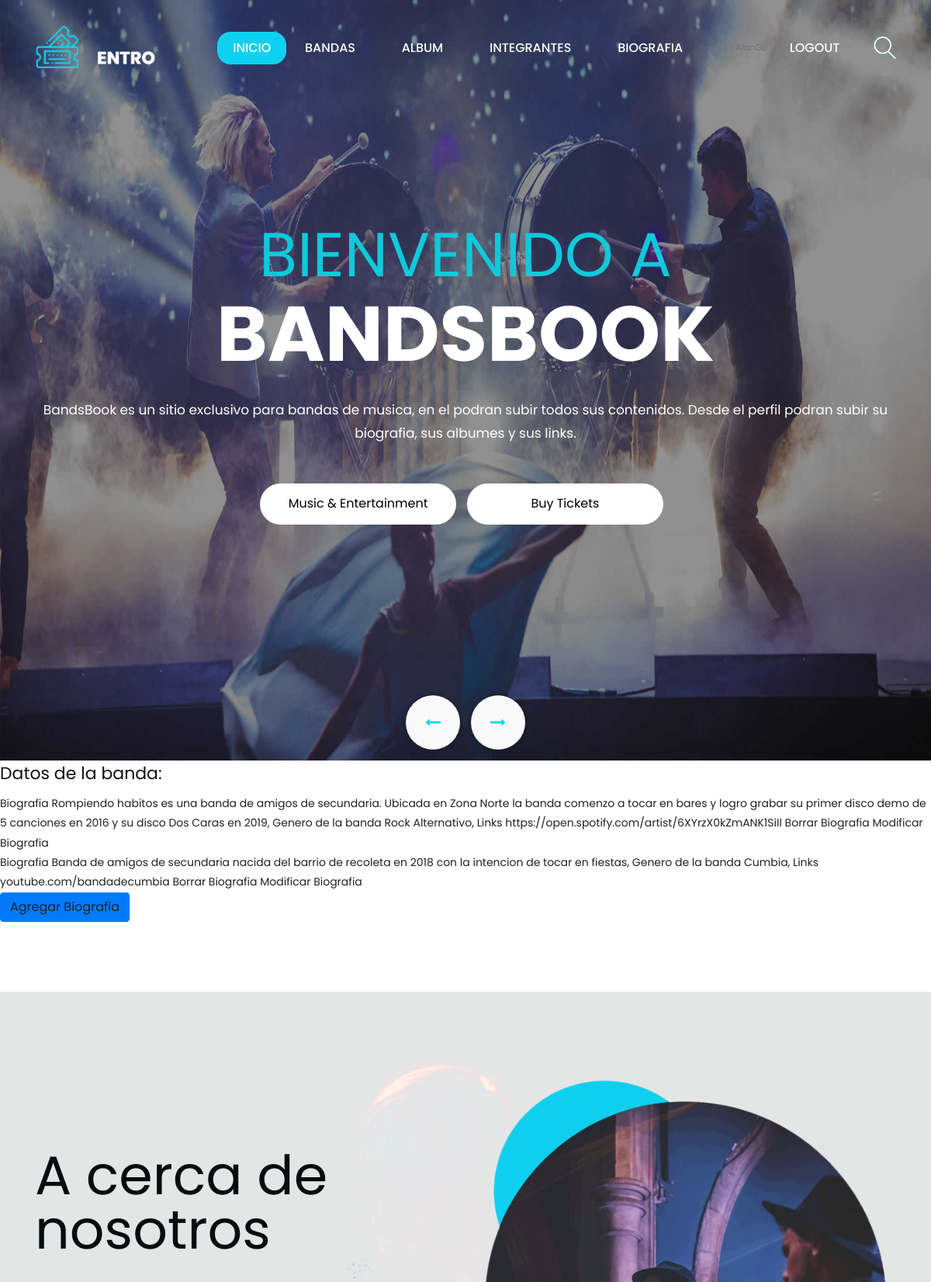
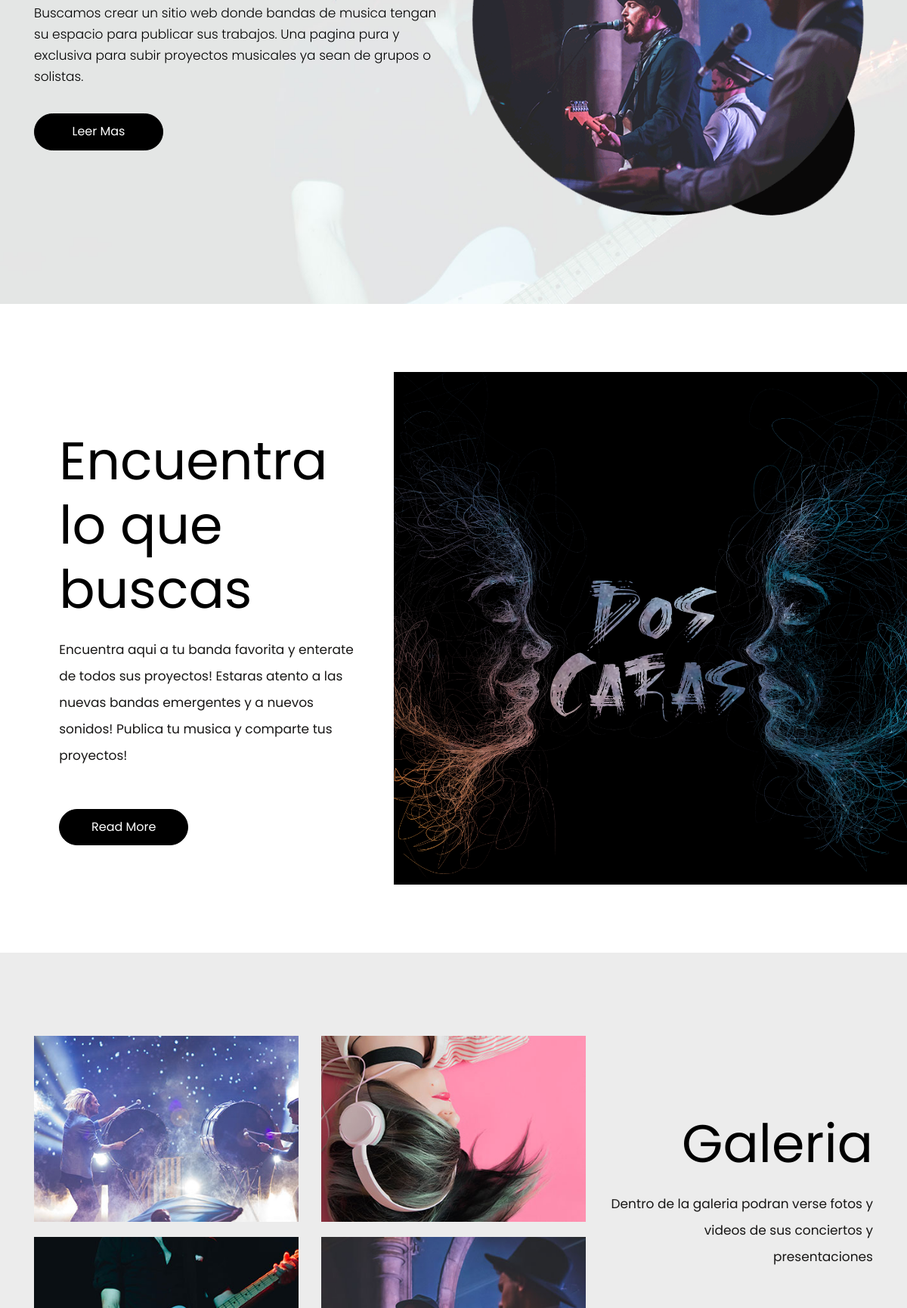
The page /biografia/ (signed in, upper part) on the database its author committed (2 pictures, top to bottom).
### AppMusic/models.py (models this page shows)
class  Biografia(Model):
    inicios = CharField(max_length=250)
    genero = CharField(max_length=40)
    links_banda = CharField(max_length=50)
    def __str__(self):
        return f'Biografia {self.inicios}, Genero de la banda {self.genero}, Links {self.links_banda}'

### AppMusic/views.py (the view)
# urls.py: path('biografia/', BiografiaListView.as_view(), name = 'biografia'),
class BiografiaListView(LoginRequiredMixin, ListView):
    model= Biografia
    template_name = 'AppMusic/biografia.html'
    context_object_name = 'biografia'

### template/AppMusic/biografia.html (shortened to what this page needs)
{% extends 'AppMusic/padre.html' %}
{% load static %}
{% block contenidoquecambia %}
<h2>Datos de la banda: </h2>
{% for biografias in biografia %}
          <a href="{% url 'biografia_view' biografias.id %}">{{ biografias }}
          <a href="{% url 'biografia_delete' biografias.id %}"> Borrar Biografia</a>
          <a href="{% url 'biografia_update' biografias.id %}"> Modificar Biografia</a>
    <br>
          {% endfor %}
<li class="btn btn-primary"> <a href="{% url 'biografia_add' %}">Agregar Biografia</a> </li>
{% endblock %}
{% block up %}
<div id="upcoming" class="upcoming">
   <div class="container-fluid padding_left3">
     <div class="row display_boxflex">
       <div class="col-xl-5 col-lg-5 col-md-5 col-sm-12">
        <div class="box_text">
           <div class="titlepage">
             <h2>Encuentra lo que buscas</h2>
           </div>
           <p>Encuentra aqui a tu banda favorita y enterate de todos sus proyectos! Estaras atento a las nuevas bandas emergentes y a nuevos sonidos! Publica tu musica y comparte tus proyectos!</p>
           <a href="Javascript:void(0)">Read More</a>
         </div>
       </div>
       <div class="col-xl-7 col-lg-7 col-md-7 col-sm-12 border_right">
          <div class="upcomimg">
            <figure><img src="{% static 'AppMusic/images/rh.jpg' %}" alt="#"/></figure>
         </div>
           </div>
   </div>
     </div>
 </div>
 {% endblock %}

### template/AppMusic/padre.html (shortened to what this page needs)
<!DOCTYPE html>
<html lang="en">
<head>
    {% load static %}
  <link rel="stylesheet" href="{% static 'AppMusic/css/bootstrap.min.css' %}">
  <link rel="stylesheet" href="{% static 'AppMusic/css/style.css' %}">
  <link rel="stylesheet" href="{% static 'AppMusic//css/responsive.css' %}">
  <link rel="stylesheet" href="{% static 'AppMusic/css/jquery.mCustomScrollbar.min.css' %}">
  <link rel="stylesheet" href="https://netdna.bootstrapcdn.com/font-awesome/4.0.3/css/font-awesome.css">
  <link rel="stylesheet" href="https://cdnjs.cloudflare.com/ajax/libs/fancybox/2.1.5/jquery.fancybox.min.css" media="screen">
</head>
<body class="main-layout">
  <header>
    <div class="header-top">
      <div class="header">
        <div class="container">
          <div class="row">
            <div class="col-xl-2 col-lg-2 col-md-2 col-sm-3 col logo_section">
              <div class="full">
                <div class="center-desk">
                  <div class="logo">
                    <a href="inicio.html"><img src="{% static 'AppMusic/images/logo.png' %}" alt="#" /></a>
                  </div>
                </div>
              </div>
            </div>
            <div class="col-xl-10 col-lg-10 col-md-10 col-sm-9">
               <div class="menu-area">
                <div class="limit-box">
                  <nav class="main-menu ">
                    <ul class="menu-area-main">
                      <li class="active"> <a href="{% url 'inicio' %}">Inicio</a> </li>
                      <li> <a class="navbar-brand" href="{% url 'bandas' %}">Bandas</a> </li>
                      <li> <a class="navbar-brand" href="{% url 'album' %}">Album </a> </li>
                      <li> <a class="navbar-brand" href="{% url 'integrantes' %}">Integrantes</a> </li>
                      <li> <a class="navbar-brand" href="{% url 'biografia' %}">Biografia</a> </li>
                      {% if not user.is_authenticated %}
                      <li > <a   href="{% url 'login' %}">Login</a> </li>
                      {% else %}
                        <a class= "text-muted small mb -lg-0">Hola {{ user.username }}!</a>
                        <li > <a href="{% url 'logout' %}">Logout</a> </li>
                        <li > <a class="last_manu" href="#"><img src="{% static 'AppMusic/images/search_icon.png' %}" alt="#" /></a> </li>
                      {% endif %}
                     </ul>
                   </nav>
               </div>
             </div>
           </div>
         </div>
       </div>
     </div>
     <section class="slider_section">
      <div id="myCarousel" class="carousel slide" data-ride="carousel">
        <div class="carousel-inner">
          <div class="carousel-item active">
            <div class="container">
              <div class="carousel-caption">
                <div class="row">
                  <div class="col-md-12">
                    <div class="text-bg">
                      <span>Bienvenido a</span>
                      <h1>BANDSBOOK</h1>
                      <p>BandsBook es un sitio exclusivo para bandas de musica, en el podran subir todos sus contenidos.
                        Desde el perfil podran subir su biografia, sus albumes y sus links.
                      </p>
                      <a href="#">Music & Entertainment</a> <a href="#">Buy Tickets </a>
                    </div>
                  </div>
                </div>
              </div>
            </div>
          </div>
        </div>
      <a class="carousel-control-prev" href="#myCarousel" role="button" data-slide="prev">
    <i class="fa fa-long-arrow-left" aria-hidden="true"></i>
    </a>
    <a class="carousel-control-next" href="#myCarousel" role="button" data-slide="next">
        <i class="fa fa-long-arrow-right" aria-hidden="true"></i>
    </a>
   </div>
</section>
</div>
                            {% block contenidoquecambia %}
                            {% endblock %}
</header>
<div id="about" class="about">
  <div class="container">
    <div class="row display_boxflex">
      <div class="col-xl-6 col-lg-6 col-md-6 col-sm-12">
        <div class="about-box">
          <h2>A cerca de nosotros</h2>
          <p>Buscamos crear un sitio web donde bandas de musica tengan su espacio para publicar sus trabajos.
            Una pagina pura y exclusiva para subir proyectos musicales ya sean de grupos o solistas.
          </p>
          <li> <a class="navbar-brand" href="{% url 'about' %}">Leer Mas</a> </li>
        </div>
      </div>
      <div class="col-xl-6 col-lg-6 col-md-6 col-sm-12">
        <div class="about-box">
          <figure><img src="{% static 'AppMusic/images/about.png' %}" alt="#" /></figure>
        </div>
      </div>
    </div>
  </div>
</div>
{% block up %}{% endblock %}
{% block imagenes %}
<div id="gallery" class="Gallery">
  <div class="container">
    <div class="row display_boxflex">
      <div class="col-xl-8 col-lg-8 col-md-8 col-sm-12">
        <div class="row">
          <div class="col-xl-6 col-lg-6 col-md-6 col-sm-12 margi_bott">
            <div class="Gallery_img">
              <figure><img src="{% static 'AppMusic/images/Gallery1.jpg' %}" alt="#"/></figure>
            </div>
          </div>
          <div class="col-xl-6 col-lg-6 col-md-6 col-sm-12 margi_bott">
            <div class="Gallery_img">
              <figure><img src="{% static 'AppMusic/images/Gallery2.jpg' %}" alt="#"/></figure>
            </div>
          </div>
          <div class="col-xl-6 col-lg-6 col-md-6 col-sm-12 margi_bott1">
            <div class="Gallery_img">
              <figure><img src="{% static 'AppMusic/images/Gallery3.jpg' %}" alt="#"/></figure>
            </div>
          </div>
          <div class="col-xl-6 col-lg-6 col-md-6 col-sm-12">
            <div class="Gallery_img">
              <figure><img src="{% static 'AppMusic/images/Gallery4.jpg' %}" alt="#"/></figure>
            </div>
          </div>
        </div>
      </div>
      <div class="col-xl-4 col-lg-4 col-md-4 col-sm-12">
        <div class="Gallery_text">
          <div class="titlepage">
            <h2>Galeria</h2>
          </div>
          <p>Dentro de la galeria podran verse fotos y videos de sus conciertos y presentaciones</p>
        </div>
      </div>
    </div>
  </div>
</div>
{% endblock %}
</body>
</html>

### AppMusic/static/AppMusic/css/responsive.css (style rules this page uses)
@media (min-width: 1200px) and (max-width: 1500px) { .logo { padding-bottom: 6px; margin-top: 0px; } }
@media (min-width: 1200px) and (max-width: 1500px) { .carousel-control-next { right: 39%; } }
@media (min-width: 1200px) and (max-width: 1500px) { .carousel-control-prev { left:39%; } }

### rows shown on the page
Biografia: inicios+genero+links_banda "Biografia Rompiendo habitos es una banda de amigos de secundaria. Ubicada en Zona Norte la banda comenzo a tocar en bares y logro grabar su primer disco demo de 5 canciones en 2016 y su disco Dos Caras en 2019, Genero de la banda Rock Alternativo, Links https://open.spotify.com/artist/6XYrzX0kZmANK1SiIl"
Biografia: inicios+genero+links_banda "Biografia Banda de amigos de secundaria nacida del barrio de recoleta en 2018 con la intencion de tocar en fiestas, Genero de la banda Cumbia, Links youtube.com/bandadecumbia"

### other values the page prints
{{ user.username }} "AlanGL"
